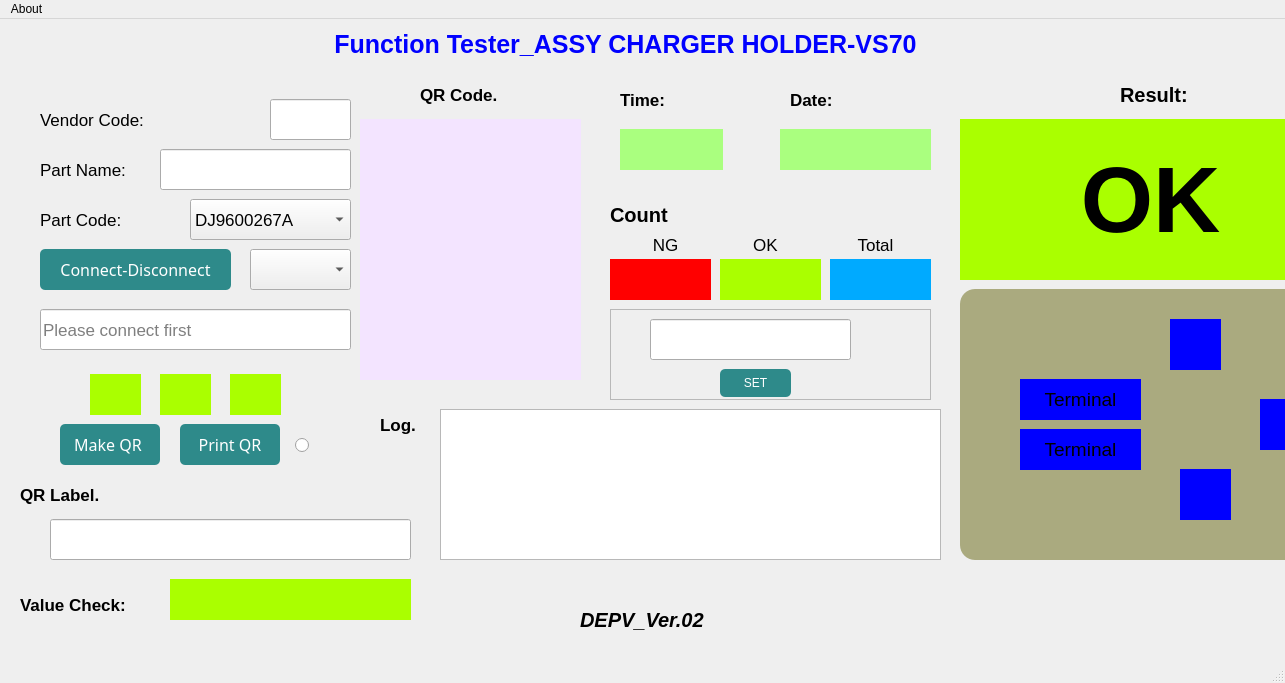
<?xml version="1.0" encoding="UTF-8"?>
<ui version="4.0">
 <class>MainWindow</class>
 <widget class="QMainWindow" name="MainWindow">
  <property name="geometry">
   <rect>
    <x>0</x>
    <y>0</y>
    <width>1285</width>
    <height>683</height>
   </rect>
  </property>
  <property name="windowTitle">
   <string>MainWindow</string>
  </property>
  <widget class="QWidget" name="centralwidget">
   <widget class="QLabel" name="label_3">
    <property name="geometry">
     <rect>
      <x>40</x>
      <y>130</y>
      <width>111</width>
      <height>41</height>
     </rect>
    </property>
    <property name="font">
     <font>
      <pointsize>13</pointsize>
     </font>
    </property>
    <property name="text">
     <string>Part Name:</string>
    </property>
   </widget>
   <widget class="QLabel" name="label_4">
    <property name="geometry">
     <rect>
      <x>40</x>
      <y>80</y>
      <width>131</width>
      <height>41</height>
     </rect>
    </property>
    <property name="font">
     <font>
      <pointsize>13</pointsize>
     </font>
    </property>
    <property name="text">
     <string>Vendor Code:</string>
    </property>
   </widget>
   <widget class="QLineEdit" name="dept">
    <property name="geometry">
     <rect>
      <x>270</x>
      <y>80</y>
      <width>81</width>
      <height>41</height>
     </rect>
    </property>
    <property name="font">
     <font>
      <pointsize>13</pointsize>
     </font>
    </property>
   </widget>
   <widget class="QLineEdit" name="company">
    <property name="geometry">
     <rect>
      <x>160</x>
      <y>130</y>
      <width>191</width>
      <height>41</height>
     </rect>
    </property>
    <property name="font">
     <font>
      <pointsize>13</pointsize>
     </font>
    </property>
   </widget>
   <widget class="QLabel" name="label_qr_code">
    <property name="geometry">
     <rect>
      <x>360</x>
      <y>100</y>
      <width>221</width>
      <height>261</height>
     </rect>
    </property>
    <property name="font">
     <font>
      <pointsize>13</pointsize>
     </font>
    </property>
    <property name="styleSheet">
     <string notr="true">background-color: rgb(243, 228, 255);</string>
    </property>
    <property name="text">
     <string/>
    </property>
   </widget>
   <widget class="QPushButton" name="make_qr">
    <property name="geometry">
     <rect>
      <x>60</x>
      <y>405</y>
      <width>100</width>
      <height>41</height>
     </rect>
    </property>
    <property name="font">
     <font>
      <family>Samsung Sharp Sans</family>
      <pointsize>12</pointsize>
      <weight>9</weight>
      <italic>false</italic>
      <bold>false</bold>
     </font>
    </property>
    <property name="styleSheet">
     <string notr="true">QPushButton{
	background-color: qlineargradient(spread:pad, x1:0, y1:0, x2:1, y2:1, stop:0 rgba(46, 138, 138, 1), stop:1 rgba(46, 138, 138, 1));
    color: #ffffff;
    Text-align: center;
	font: 75 12pt &quot;Samsung Sharp Sans&quot;;
	border-radius: 5px;
} 

QPushButton:disabled{
    background-color:#7B7B7B;
}

QPushButton:hover{
    background-color: #4DD0E1;
}

QPushButton:pressed{
    background-color:#218CB3;
}

QPushButton:flat{
    border: none;
}

QPushButton:default{ 
    border-color: navy;
}</string>
    </property>
    <property name="text">
     <string>Make QR </string>
    </property>
    <property name="default">
     <bool>false</bool>
    </property>
   </widget>
   <widget class="QLabel" name="label_5">
    <property name="geometry">
     <rect>
      <x>620</x>
      <y>60</y>
      <width>61</width>
      <height>41</height>
     </rect>
    </property>
    <property name="font">
     <font>
      <pointsize>13</pointsize>
      <weight>75</weight>
      <bold>true</bold>
     </font>
    </property>
    <property name="layoutDirection">
     <enum>Qt::LeftToRight</enum>
    </property>
    <property name="text">
     <string>Time:</string>
    </property>
   </widget>
   <widget class="QLabel" name="label_7">
    <property name="geometry">
     <rect>
      <x>790</x>
      <y>60</y>
      <width>51</width>
      <height>41</height>
     </rect>
    </property>
    <property name="font">
     <font>
      <pointsize>13</pointsize>
      <weight>75</weight>
      <bold>true</bold>
     </font>
    </property>
    <property name="text">
     <string>Date:</string>
    </property>
   </widget>
   <widget class="QLabel" name="label_time">
    <property name="geometry">
     <rect>
      <x>620</x>
      <y>110</y>
      <width>103</width>
      <height>41</height>
     </rect>
    </property>
    <property name="font">
     <font>
      <pointsize>15</pointsize>
     </font>
    </property>
    <property name="styleSheet">
     <string notr="true">background-color: rgb(170, 255, 127);</string>
    </property>
    <property name="text">
     <string/>
    </property>
    <property name="alignment">
     <set>Qt::AlignCenter</set>
    </property>
   </widget>
   <widget class="QLabel" name="label_date">
    <property name="geometry">
     <rect>
      <x>780</x>
      <y>110</y>
      <width>151</width>
      <height>41</height>
     </rect>
    </property>
    <property name="font">
     <font>
      <pointsize>15</pointsize>
     </font>
    </property>
    <property name="styleSheet">
     <string notr="true">background-color: rgb(170, 255, 127);</string>
    </property>
    <property name="text">
     <string/>
    </property>
    <property name="alignment">
     <set>Qt::AlignCenter</set>
    </property>
   </widget>
   <widget class="QLabel" name="label_8">
    <property name="geometry">
     <rect>
      <x>40</x>
      <y>180</y>
      <width>111</width>
      <height>41</height>
     </rect>
    </property>
    <property name="font">
     <font>
      <pointsize>13</pointsize>
     </font>
    </property>
    <property name="text">
     <string>Part Code:</string>
    </property>
   </widget>
   <widget class="QPushButton" name="print_qr">
    <property name="geometry">
     <rect>
      <x>180</x>
      <y>405</y>
      <width>100</width>
      <height>41</height>
     </rect>
    </property>
    <property name="font">
     <font>
      <family>Samsung Sharp Sans</family>
      <pointsize>12</pointsize>
      <weight>9</weight>
      <italic>false</italic>
      <bold>false</bold>
     </font>
    </property>
    <property name="styleSheet">
     <string notr="true">QPushButton{
	background-color: qlineargradient(spread:pad, x1:0, y1:0, x2:1, y2:1, stop:0 rgba(46, 138, 138, 1), stop:1 rgba(46, 138, 138, 1));
    color: #ffffff;
    Text-align: center;
	font: 75 12pt &quot;Samsung Sharp Sans&quot;;
	border-radius: 5px;
} 

QPushButton:disabled{
    background-color:#7B7B7B;
}

QPushButton:hover{
    background-color: #4DD0E1;
}

QPushButton:pressed{
    background-color:#218CB3;
}

QPushButton:flat{
    border: none;
}

QPushButton:default{ 
    border-color: navy;
}</string>
    </property>
    <property name="text">
     <string>Print QR</string>
    </property>
   </widget>
   <widget class="QComboBox" name="comboBox_com_ports">
    <property name="geometry">
     <rect>
      <x>250</x>
      <y>230</y>
      <width>101</width>
      <height>41</height>
     </rect>
    </property>
    <property name="font">
     <font>
      <pointsize>13</pointsize>
     </font>
    </property>
   </widget>
   <widget class="QPushButton" name="connect_button">
    <property name="geometry">
     <rect>
      <x>40</x>
      <y>230</y>
      <width>191</width>
      <height>41</height>
     </rect>
    </property>
    <property name="font">
     <font>
      <family>Samsung Sharp Sans</family>
      <pointsize>12</pointsize>
      <weight>9</weight>
      <italic>false</italic>
      <bold>false</bold>
     </font>
    </property>
    <property name="styleSheet">
     <string notr="true">QPushButton{
	background-color: qlineargradient(spread:pad, x1:0, y1:0, x2:1, y2:1, stop:0 rgba(46, 138, 138, 1), stop:1 rgba(46, 138, 138, 1));
    color: #ffffff;
    Text-align: center;
	font: 75 12pt &quot;Samsung Sharp Sans&quot;;
	border-radius: 5px;
} 

QPushButton:disabled{
    background-color:#7B7B7B;
}

QPushButton:hover{
    background-color: #4DD0E1;
}

QPushButton:pressed{
    background-color:#218CB3;
}

QPushButton:flat{
    border: none;
}

QPushButton:default{ 
    border-color: navy;
}</string>
    </property>
    <property name="text">
     <string>Connect-Disconnect</string>
    </property>
    <property name="autoDefault">
     <bool>false</bool>
    </property>
    <property name="default">
     <bool>false</bool>
    </property>
    <property name="flat">
     <bool>false</bool>
    </property>
   </widget>
   <widget class="QPlainTextEdit" name="display">
    <property name="geometry">
     <rect>
      <x>440</x>
      <y>390</y>
      <width>501</width>
      <height>151</height>
     </rect>
    </property>
    <property name="font">
     <font>
      <pointsize>13</pointsize>
     </font>
    </property>
   </widget>
   <widget class="QComboBox" name="comboBox">
    <property name="geometry">
     <rect>
      <x>190</x>
      <y>180</y>
      <width>161</width>
      <height>41</height>
     </rect>
    </property>
    <property name="font">
     <font>
      <pointsize>13</pointsize>
     </font>
    </property>
    <item>
     <property name="text">
      <string>DJ9600267A</string>
     </property>
    </item>
    <item>
     <property name="text">
      <string>DJ9600269A</string>
     </property>
    </item>
   </widget>
   <widget class="QLineEdit" name="status">
    <property name="geometry">
     <rect>
      <x>40</x>
      <y>290</y>
      <width>311</width>
      <height>41</height>
     </rect>
    </property>
    <property name="font">
     <font>
      <pointsize>13</pointsize>
     </font>
    </property>
    <property name="inputMask">
     <string/>
    </property>
    <property name="text">
     <string/>
    </property>
    <property name="placeholderText">
     <string>Please connect first</string>
    </property>
   </widget>
   <widget class="QLabel" name="label_10">
    <property name="geometry">
     <rect>
      <x>1120</x>
      <y>60</y>
      <width>101</width>
      <height>31</height>
     </rect>
    </property>
    <property name="font">
     <font>
      <pointsize>15</pointsize>
      <weight>75</weight>
      <bold>true</bold>
     </font>
    </property>
    <property name="text">
     <string>Result:</string>
    </property>
   </widget>
   <widget class="QLabel" name="value">
    <property name="geometry">
     <rect>
      <x>960</x>
      <y>100</y>
      <width>381</width>
      <height>161</height>
     </rect>
    </property>
    <property name="font">
     <font>
      <pointsize>70</pointsize>
      <weight>75</weight>
      <italic>false</italic>
      <bold>true</bold>
      <underline>false</underline>
      <strikeout>false</strikeout>
     </font>
    </property>
    <property name="styleSheet">
     <string notr="true">background-color: rgb(170, 255, 0);</string>
    </property>
    <property name="text">
     <string>OK</string>
    </property>
    <property name="alignment">
     <set>Qt::AlignCenter</set>
    </property>
   </widget>
   <widget class="QLabel" name="label_11">
    <property name="geometry">
     <rect>
      <x>610</x>
      <y>180</y>
      <width>91</width>
      <height>31</height>
     </rect>
    </property>
    <property name="font">
     <font>
      <pointsize>15</pointsize>
      <weight>75</weight>
      <bold>true</bold>
     </font>
    </property>
    <property name="text">
     <string>Count</string>
    </property>
   </widget>
   <widget class="QLabel" name="ng_count">
    <property name="geometry">
     <rect>
      <x>610</x>
      <y>240</y>
      <width>101</width>
      <height>41</height>
     </rect>
    </property>
    <property name="font">
     <font>
      <pointsize>15</pointsize>
     </font>
    </property>
    <property name="styleSheet">
     <string notr="true">background-color: rgb(255, 0, 0);</string>
    </property>
    <property name="text">
     <string/>
    </property>
    <property name="alignment">
     <set>Qt::AlignCenter</set>
    </property>
   </widget>
   <widget class="QLabel" name="ok_count">
    <property name="geometry">
     <rect>
      <x>720</x>
      <y>240</y>
      <width>101</width>
      <height>41</height>
     </rect>
    </property>
    <property name="font">
     <font>
      <pointsize>15</pointsize>
     </font>
    </property>
    <property name="styleSheet">
     <string notr="true">background-color: rgb(170, 255, 0);</string>
    </property>
    <property name="text">
     <string/>
    </property>
    <property name="alignment">
     <set>Qt::AlignCenter</set>
    </property>
   </widget>
   <widget class="QLabel" name="total_count">
    <property name="geometry">
     <rect>
      <x>830</x>
      <y>240</y>
      <width>101</width>
      <height>41</height>
     </rect>
    </property>
    <property name="font">
     <font>
      <pointsize>15</pointsize>
     </font>
    </property>
    <property name="styleSheet">
     <string notr="true">background-color: rgb(0, 170, 255);</string>
    </property>
    <property name="text">
     <string/>
    </property>
    <property name="alignment">
     <set>Qt::AlignCenter</set>
    </property>
   </widget>
   <widget class="QLabel" name="label_12">
    <property name="geometry">
     <rect>
      <x>620</x>
      <y>210</y>
      <width>91</width>
      <height>31</height>
     </rect>
    </property>
    <property name="font">
     <font>
      <pointsize>13</pointsize>
     </font>
    </property>
    <property name="text">
     <string>NG</string>
    </property>
    <property name="alignment">
     <set>Qt::AlignCenter</set>
    </property>
   </widget>
   <widget class="QLabel" name="label_13">
    <property name="geometry">
     <rect>
      <x>720</x>
      <y>210</y>
      <width>91</width>
      <height>31</height>
     </rect>
    </property>
    <property name="font">
     <font>
      <pointsize>13</pointsize>
     </font>
    </property>
    <property name="text">
     <string>OK</string>
    </property>
    <property name="alignment">
     <set>Qt::AlignCenter</set>
    </property>
   </widget>
   <widget class="QLabel" name="label_14">
    <property name="geometry">
     <rect>
      <x>830</x>
      <y>210</y>
      <width>91</width>
      <height>31</height>
     </rect>
    </property>
    <property name="font">
     <font>
      <pointsize>13</pointsize>
     </font>
    </property>
    <property name="text">
     <string>Total</string>
    </property>
    <property name="alignment">
     <set>Qt::AlignCenter</set>
    </property>
   </widget>
   <widget class="QLabel" name="label_15">
    <property name="geometry">
     <rect>
      <x>380</x>
      <y>390</y>
      <width>51</width>
      <height>31</height>
     </rect>
    </property>
    <property name="font">
     <font>
      <pointsize>13</pointsize>
      <weight>75</weight>
      <bold>true</bold>
     </font>
    </property>
    <property name="text">
     <string>Log.</string>
    </property>
   </widget>
   <widget class="QLabel" name="label_16">
    <property name="geometry">
     <rect>
      <x>20</x>
      <y>570</y>
      <width>141</width>
      <height>31</height>
     </rect>
    </property>
    <property name="font">
     <font>
      <pointsize>13</pointsize>
      <weight>75</weight>
      <bold>true</bold>
     </font>
    </property>
    <property name="text">
     <string>Value Check:</string>
    </property>
   </widget>
   <widget class="QLabel" name="label_17">
    <property name="geometry">
     <rect>
      <x>420</x>
      <y>60</y>
      <width>101</width>
      <height>31</height>
     </rect>
    </property>
    <property name="font">
     <font>
      <pointsize>13</pointsize>
      <weight>75</weight>
      <bold>true</bold>
     </font>
    </property>
    <property name="text">
     <string>QR Code.</string>
    </property>
   </widget>
   <widget class="QLabel" name="label_18">
    <property name="geometry">
     <rect>
      <x>240</x>
      <y>10</y>
      <width>771</width>
      <height>31</height>
     </rect>
    </property>
    <property name="font">
     <font>
      <pointsize>19</pointsize>
      <weight>75</weight>
      <bold>true</bold>
     </font>
    </property>
    <property name="styleSheet">
     <string notr="true">color: rgb(0, 0, 255);</string>
    </property>
    <property name="text">
     <string>Function Tester_ASSY CHARGER HOLDER-VS70</string>
    </property>
    <property name="alignment">
     <set>Qt::AlignCenter</set>
    </property>
   </widget>
   <widget class="QLabel" name="label_6">
    <property name="geometry">
     <rect>
      <x>580</x>
      <y>580</y>
      <width>211</width>
      <height>41</height>
     </rect>
    </property>
    <property name="font">
     <font>
      <pointsize>15</pointsize>
      <weight>75</weight>
      <italic>true</italic>
      <bold>true</bold>
     </font>
    </property>
    <property name="layoutDirection">
     <enum>Qt::RightToLeft</enum>
    </property>
    <property name="text">
     <string>DEPV_Ver.02</string>
    </property>
   </widget>
   <widget class="QTableWidget" name="data_table">
    <property name="geometry">
     <rect>
      <x>410</x>
      <y>660</y>
      <width>501</width>
      <height>161</height>
     </rect>
    </property>
    <property name="font">
     <font>
      <pointsize>12</pointsize>
     </font>
    </property>
    <property name="layoutDirection">
     <enum>Qt::LeftToRight</enum>
    </property>
    <property name="styleSheet">
     <string notr="true">background-color: rgb(170, 255, 127);</string>
    </property>
    <column>
     <property name="text">
      <string>No.</string>
     </property>
     <property name="font">
      <font>
       <pointsize>12</pointsize>
      </font>
     </property>
     <property name="background">
      <color>
       <red>255</red>
       <green>255</green>
       <blue>255</blue>
      </color>
     </property>
    </column>
    <column>
     <property name="text">
      <string>Time</string>
     </property>
     <property name="font">
      <font>
       <pointsize>12</pointsize>
      </font>
     </property>
     <property name="background">
      <color>
       <red>255</red>
       <green>255</green>
       <blue>255</blue>
      </color>
     </property>
    </column>
    <column>
     <property name="text">
      <string>ADC Value</string>
     </property>
     <property name="font">
      <font>
       <pointsize>12</pointsize>
      </font>
     </property>
     <property name="background">
      <color>
       <red>255</red>
       <green>255</green>
       <blue>255</blue>
      </color>
     </property>
    </column>
    <column>
     <property name="text">
      <string>Result</string>
     </property>
     <property name="font">
      <font>
       <pointsize>12</pointsize>
      </font>
     </property>
    </column>
   </widget>
   <widget class="QLabel" name="ngay">
    <property name="geometry">
     <rect>
      <x>230</x>
      <y>355</y>
      <width>51</width>
      <height>41</height>
     </rect>
    </property>
    <property name="font">
     <font>
      <pointsize>15</pointsize>
     </font>
    </property>
    <property name="styleSheet">
     <string notr="true">background-color: rgb(170, 255, 0);</string>
    </property>
    <property name="text">
     <string/>
    </property>
    <property name="alignment">
     <set>Qt::AlignCenter</set>
    </property>
   </widget>
   <widget class="QLabel" name="thang">
    <property name="geometry">
     <rect>
      <x>160</x>
      <y>355</y>
      <width>51</width>
      <height>41</height>
     </rect>
    </property>
    <property name="font">
     <font>
      <pointsize>15</pointsize>
     </font>
    </property>
    <property name="styleSheet">
     <string notr="true">background-color: rgb(170, 255, 0);</string>
    </property>
    <property name="text">
     <string/>
    </property>
    <property name="alignment">
     <set>Qt::AlignCenter</set>
    </property>
   </widget>
   <widget class="QLabel" name="nam">
    <property name="geometry">
     <rect>
      <x>90</x>
      <y>355</y>
      <width>51</width>
      <height>41</height>
     </rect>
    </property>
    <property name="font">
     <font>
      <pointsize>15</pointsize>
     </font>
    </property>
    <property name="styleSheet">
     <string notr="true">background-color: rgb(170, 255, 0);</string>
    </property>
    <property name="text">
     <string/>
    </property>
    <property name="alignment">
     <set>Qt::AlignCenter</set>
    </property>
   </widget>
   <widget class="QRadioButton" name="enable_print">
    <property name="geometry">
     <rect>
      <x>290</x>
      <y>410</y>
      <width>31</width>
      <height>31</height>
     </rect>
    </property>
    <property name="font">
     <font>
      <pointsize>12</pointsize>
     </font>
    </property>
    <property name="styleSheet">
     <string notr="true">QRadioButton {
    color: white;            /* Màu chữ */

    border-radius: 5px;
    padding: 4px;
}
QRadioButton::indicator {
    width: 15px;
    height: 15px;
}
QRadioButton::indicator:checked {
    background-color: red; /* Màu khi nút được chọn */
    border: 2px solid black;
}
</string>
    </property>
    <property name="text">
     <string/>
    </property>
   </widget>
   <widget class="QLabel" name="label_19">
    <property name="geometry">
     <rect>
      <x>20</x>
      <y>460</y>
      <width>131</width>
      <height>31</height>
     </rect>
    </property>
    <property name="font">
     <font>
      <pointsize>13</pointsize>
      <weight>75</weight>
      <bold>true</bold>
     </font>
    </property>
    <property name="text">
     <string>QR Label.</string>
    </property>
   </widget>
   <widget class="QLabel" name="sc_4">
    <property name="geometry">
     <rect>
      <x>1020</x>
      <y>410</y>
      <width>121</width>
      <height>41</height>
     </rect>
    </property>
    <property name="font">
     <font>
      <pointsize>14</pointsize>
     </font>
    </property>
    <property name="styleSheet">
     <string notr="true">border-radius: 30px;
background-color: rgb(0, 0, 255);
</string>
    </property>
    <property name="text">
     <string>Terminal</string>
    </property>
    <property name="alignment">
     <set>Qt::AlignCenter</set>
    </property>
   </widget>
   <widget class="QLabel" name="sc_1">
    <property name="geometry">
     <rect>
      <x>1260</x>
      <y>380</y>
      <width>51</width>
      <height>51</height>
     </rect>
    </property>
    <property name="font">
     <font>
      <pointsize>14</pointsize>
     </font>
    </property>
    <property name="layoutDirection">
     <enum>Qt::LeftToRight</enum>
    </property>
    <property name="styleSheet">
     <string notr="true">
background-color: rgb(0, 0, 255);
</string>
    </property>
    <property name="text">
     <string/>
    </property>
   </widget>
   <widget class="QLabel" name="sc_5">
    <property name="geometry">
     <rect>
      <x>1020</x>
      <y>360</y>
      <width>121</width>
      <height>41</height>
     </rect>
    </property>
    <property name="font">
     <font>
      <pointsize>14</pointsize>
     </font>
    </property>
    <property name="layoutDirection">
     <enum>Qt::LeftToRight</enum>
    </property>
    <property name="styleSheet">
     <string notr="true">
background-color: rgb(0, 0, 255);
</string>
    </property>
    <property name="text">
     <string>Terminal</string>
    </property>
    <property name="alignment">
     <set>Qt::AlignCenter</set>
    </property>
   </widget>
   <widget class="QLabel" name="label_9">
    <property name="geometry">
     <rect>
      <x>960</x>
      <y>270</y>
      <width>381</width>
      <height>271</height>
     </rect>
    </property>
    <property name="styleSheet">
     <string notr="true">background-color: rgb(170, 170, 127);
border-radius: 15px;</string>
    </property>
    <property name="text">
     <string/>
    </property>
   </widget>
   <widget class="QLabel" name="label_2">
    <property name="geometry">
     <rect>
      <x>50</x>
      <y>780</y>
      <width>61</width>
      <height>31</height>
     </rect>
    </property>
    <property name="font">
     <font>
      <pointsize>13</pointsize>
     </font>
    </property>
    <property name="text">
     <string>Name</string>
    </property>
   </widget>
   <widget class="QLineEdit" name="name">
    <property name="geometry">
     <rect>
      <x>140</x>
      <y>780</y>
      <width>191</width>
      <height>31</height>
     </rect>
    </property>
    <property name="font">
     <font>
      <pointsize>13</pointsize>
     </font>
    </property>
   </widget>
   <widget class="QLabel" name="label">
    <property name="geometry">
     <rect>
      <x>60</x>
      <y>670</y>
      <width>51</width>
      <height>16</height>
     </rect>
    </property>
    <property name="font">
     <font>
      <pointsize>13</pointsize>
     </font>
    </property>
    <property name="text">
     <string>ID</string>
    </property>
   </widget>
   <widget class="QLineEdit" name="id">
    <property name="geometry">
     <rect>
      <x>130</x>
      <y>660</y>
      <width>191</width>
      <height>31</height>
     </rect>
    </property>
    <property name="font">
     <font>
      <pointsize>13</pointsize>
     </font>
    </property>
    <property name="contextMenuPolicy">
     <enum>Qt::PreventContextMenu</enum>
    </property>
    <property name="layoutDirection">
     <enum>Qt::LeftToRight</enum>
    </property>
    <property name="clearButtonEnabled">
     <bool>false</bool>
    </property>
   </widget>
   <widget class="QLineEdit" name="qr_print">
    <property name="geometry">
     <rect>
      <x>50</x>
      <y>500</y>
      <width>361</width>
      <height>41</height>
     </rect>
    </property>
    <property name="font">
     <font>
      <pointsize>13</pointsize>
     </font>
    </property>
    <property name="contextMenuPolicy">
     <enum>Qt::PreventContextMenu</enum>
    </property>
    <property name="layoutDirection">
     <enum>Qt::LeftToRight</enum>
    </property>
    <property name="alignment">
     <set>Qt::AlignCenter</set>
    </property>
    <property name="clearButtonEnabled">
     <bool>false</bool>
    </property>
   </widget>
   <widget class="QLabel" name="value_adc">
    <property name="geometry">
     <rect>
      <x>170</x>
      <y>560</y>
      <width>241</width>
      <height>41</height>
     </rect>
    </property>
    <property name="font">
     <font>
      <pointsize>15</pointsize>
     </font>
    </property>
    <property name="styleSheet">
     <string notr="true">background-color: rgb(170, 255, 0);</string>
    </property>
    <property name="text">
     <string/>
    </property>
    <property name="alignment">
     <set>Qt::AlignCenter</set>
    </property>
   </widget>
   <widget class="QLabel" name="sc_3">
    <property name="geometry">
     <rect>
      <x>1170</x>
      <y>300</y>
      <width>51</width>
      <height>51</height>
     </rect>
    </property>
    <property name="font">
     <font>
      <pointsize>14</pointsize>
     </font>
    </property>
    <property name="layoutDirection">
     <enum>Qt::LeftToRight</enum>
    </property>
    <property name="styleSheet">
     <string notr="true">
background-color: rgb(0, 0, 255);
</string>
    </property>
    <property name="text">
     <string/>
    </property>
   </widget>
   <widget class="QLabel" name="sc_2">
    <property name="geometry">
     <rect>
      <x>1180</x>
      <y>450</y>
      <width>51</width>
      <height>51</height>
     </rect>
    </property>
    <property name="font">
     <font>
      <pointsize>14</pointsize>
     </font>
    </property>
    <property name="layoutDirection">
     <enum>Qt::LeftToRight</enum>
    </property>
    <property name="styleSheet">
     <string notr="true">
background-color: rgb(0, 0, 255);
</string>
    </property>
    <property name="text">
     <string/>
    </property>
   </widget>
   <widget class="QFrame" name="frame">
    <property name="geometry">
     <rect>
      <x>610</x>
      <y>290</y>
      <width>321</width>
      <height>91</height>
     </rect>
    </property>
    <property name="frameShape">
     <enum>QFrame::StyledPanel</enum>
    </property>
    <property name="frameShadow">
     <enum>QFrame::Raised</enum>
    </property>
    <widget class="QPushButton" name="set_model">
     <property name="geometry">
      <rect>
       <x>110</x>
       <y>60</y>
       <width>71</width>
       <height>28</height>
      </rect>
     </property>
     <property name="styleSheet">
      <string notr="true">QPushButton{
	background-color: qlineargradient(spread:pad, x1:0, y1:0, x2:1, y2:1, stop:0 rgba(46, 138, 138, 1), stop:1 rgba(46, 138, 138, 1));
    color: #ffffff;
    Text-align: center;
	font: 75 12pt &quot;Samsung Sharp Sans&quot;;
	border-radius: 5px;
} 

QPushButton:disabled{
    background-color:#7B7B7B;
}

QPushButton:hover{
    background-color: #4DD0E1;
}

QPushButton:pressed{
    background-color:#218CB3;
}

QPushButton:flat{
    border: none;
}

QPushButton:default{ 
    border-color: navy;
}</string>
     </property>
     <property name="text">
      <string>SET</string>
     </property>
    </widget>
    <widget class="QLineEdit" name="show_model">
     <property name="geometry">
      <rect>
       <x>40</x>
       <y>10</y>
       <width>201</width>
       <height>41</height>
      </rect>
     </property>
     <property name="font">
      <font>
       <pointsize>13</pointsize>
      </font>
     </property>
     <property name="contextMenuPolicy">
      <enum>Qt::PreventContextMenu</enum>
     </property>
     <property name="layoutDirection">
      <enum>Qt::LeftToRight</enum>
     </property>
     <property name="alignment">
      <set>Qt::AlignCenter</set>
     </property>
     <property name="clearButtonEnabled">
      <bool>false</bool>
     </property>
    </widget>
   </widget>
   <zorder>qr_print</zorder>
   <zorder>value_adc</zorder>
   <zorder>label_9</zorder>
   <zorder>label_3</zorder>
   <zorder>label_4</zorder>
   <zorder>dept</zorder>
   <zorder>company</zorder>
   <zorder>label_qr_code</zorder>
   <zorder>make_qr</zorder>
   <zorder>label_5</zorder>
   <zorder>label_7</zorder>
   <zorder>label_time</zorder>
   <zorder>label_date</zorder>
   <zorder>label_8</zorder>
   <zorder>print_qr</zorder>
   <zorder>comboBox_com_ports</zorder>
   <zorder>connect_button</zorder>
   <zorder>display</zorder>
   <zorder>comboBox</zorder>
   <zorder>status</zorder>
   <zorder>label_10</zorder>
   <zorder>value</zorder>
   <zorder>label_11</zorder>
   <zorder>ng_count</zorder>
   <zorder>ok_count</zorder>
   <zorder>total_count</zorder>
   <zorder>label_12</zorder>
   <zorder>label_13</zorder>
   <zorder>label_14</zorder>
   <zorder>label_15</zorder>
   <zorder>label_16</zorder>
   <zorder>label_17</zorder>
   <zorder>label_18</zorder>
   <zorder>label_6</zorder>
   <zorder>data_table</zorder>
   <zorder>ngay</zorder>
   <zorder>thang</zorder>
   <zorder>nam</zorder>
   <zorder>enable_print</zorder>
   <zorder>label_19</zorder>
   <zorder>sc_4</zorder>
   <zorder>sc_1</zorder>
   <zorder>sc_5</zorder>
   <zorder>label_2</zorder>
   <zorder>name</zorder>
   <zorder>label</zorder>
   <zorder>id</zorder>
   <zorder>sc_3</zorder>
   <zorder>sc_2</zorder>
   <zorder>frame</zorder>
  </widget>
  <widget class="QMenuBar" name="menubar">
   <property name="geometry">
    <rect>
     <x>0</x>
     <y>0</y>
     <width>1285</width>
     <height>26</height>
    </rect>
   </property>
   <widget class="QMenu" name="menuAbout">
    <property name="title">
     <string>About</string>
    </property>
    <addaction name="actionVer"/>
    <addaction name="actionManual"/>
    <addaction name="actionInfor"/>
   </widget>
   <addaction name="menuAbout"/>
  </widget>
  <widget class="QStatusBar" name="statusbar"/>
  <action name="actionVer">
   <property name="text">
    <string>Ver</string>
   </property>
  </action>
  <action name="actionManual">
   <property name="text">
    <string>Manual</string>
   </property>
  </action>
  <action name="actionInfor">
   <property name="icon">
    <iconset>
     <normaloff>images/about.svg</normaloff>images/about.svg</iconset>
   </property>
   <property name="text">
    <string>Infor</string>
   </property>
  </action>
 </widget>
 <resources/>
 <connections/>
</ui>
